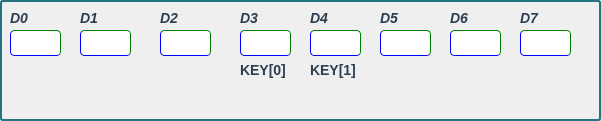
    <widget class="QGroupBox" name="groupBox_19">
     <property name="geometry">
      <rect>
       <x>220</x>
       <y>480</y>
       <width>601</width>
       <height>121</height>
      </rect>
     </property>
     <property name="styleSheet">
      <string notr="true">QGroupBox { 
     border: 2px solid #247381; 
     border-radius: 3px; 
 } </string>
     </property>
     <property name="title">
      <string/>
     </property>
     <widget class="QLineEdit" name="SA00">
      <property name="geometry">
       <rect>
        <x>10</x>
        <y>30</y>
        <width>51</width>
        <height>26</height>
       </rect>
      </property>
      <property name="font">
       <font>
        <family>Times New Roman</family>
        <pointsize>14</pointsize>
        <bold>true</bold>
       </font>
      </property>
      <property name="styleSheet">
       <string notr="true"> QLineEdit { 
                         border-radius: 4px; 
                         color:rgb(0, 0, 0); 
                         background-color: rgb(255, 255, 255); 
                          border-color:  green green blue blue;border-top-style:none;
border-width: 1px; border-style: solid;} 

QLineEdit:focus { 
                         border-style:outset; 
                         border-width:4px; 
                         border-radius: 4px;
                         border-color: #25C6B2;
                         color:rgb(0, 0, 0); 
                         background-color: #FFFFFF; } </string>
      </property>
      <property name="alignment">
       <set>Qt::AlignCenter</set>
      </property>
     </widget>
     <widget class="QLineEdit" name="SA01">
      <property name="geometry">
       <rect>
        <x>80</x>
        <y>30</y>
        <width>51</width>
        <height>26</height>
       </rect>
      </property>
      <property name="font">
       <font>
        <family>Times New Roman</family>
        <pointsize>14</pointsize>
        <bold>true</bold>
       </font>
      </property>
      <property name="styleSheet">
       <string notr="true"> QLineEdit { 
                         border-radius: 4px; 
                         color:rgb(0, 0, 0); 
                         background-color: rgb(255, 255, 255); 
                          border-color:  green green blue blue;border-top-style:none;
border-width: 1px; border-style: solid;} 

QLineEdit:focus { 
                         border-style:outset; 
                         border-width:4px; 
                         border-radius: 4px;
                         border-color: #25C6B2;
                         color:rgb(0, 0, 0); 
                         background-color: #FFFFFF; } </string>
      </property>
      <property name="alignment">
       <set>Qt::AlignCenter</set>
      </property>
     </widget>
     <widget class="QLineEdit" name="SA02">
      <property name="geometry">
       <rect>
        <x>160</x>
        <y>30</y>
        <width>51</width>
        <height>26</height>
       </rect>
      </property>
      <property name="font">
       <font>
        <family>Times New Roman</family>
        <pointsize>14</pointsize>
        <bold>true</bold>
       </font>
      </property>
      <property name="styleSheet">
       <string notr="true"> QLineEdit { 
                         border-radius: 4px; 
                         color:rgb(0, 0, 0); 
                         background-color: rgb(255, 255, 255); 
                          border-color:  green green blue blue;border-top-style:none;
border-width: 1px; border-style: solid;} 

QLineEdit:focus { 
                         border-style:outset; 
                         border-width:4px; 
                         border-radius: 4px;
                         border-color: #25C6B2;
                         color:rgb(0, 0, 0); 
                         background-color: #FFFFFF; } </string>
      </property>
      <property name="alignment">
       <set>Qt::AlignCenter</set>
      </property>
     </widget>
     <widget class="QLineEdit" name="SA03_K1">
      <property name="geometry">
       <rect>
        <x>240</x>
        <y>30</y>
        <width>51</width>
        <height>26</height>
       </rect>
      </property>
      <property name="font">
       <font>
        <family>Times New Roman</family>
        <pointsize>14</pointsize>
        <bold>true</bold>
       </font>
      </property>
      <property name="styleSheet">
       <string notr="true"> QLineEdit { 
                         border-radius: 4px; 
                         color:rgb(0, 0, 0); 
                         background-color: rgb(255, 255, 255); 
                          border-color:  green green blue blue;border-top-style:none;
border-width: 1px; border-style: solid;} 

QLineEdit:focus { 
                         border-style:outset; 
                         border-width:4px; 
                         border-radius: 4px;
                         border-color: #25C6B2;
                         color:rgb(0, 0, 0); 
                         background-color: #FFFFFF; } </string>
      </property>
      <property name="alignment">
       <set>Qt::AlignCenter</set>
      </property>
     </widget>
     <widget class="QLineEdit" name="SA04_K2">
      <property name="geometry">
       <rect>
        <x>310</x>
        <y>30</y>
        <width>51</width>
        <height>26</height>
       </rect>
      </property>
      <property name="font">
       <font>
        <family>Times New Roman</family>
        <pointsize>14</pointsize>
        <bold>true</bold>
       </font>
      </property>
      <property name="styleSheet">
       <string notr="true"> QLineEdit { 
                         border-radius: 4px; 
                         color:rgb(0, 0, 0); 
                         background-color: rgb(255, 255, 255); 
                          border-color:  green green blue blue;border-top-style:none;
border-width: 1px; border-style: solid;} 

QLineEdit:focus { 
                         border-style:outset; 
                         border-width:4px; 
                         border-radius: 4px;
                         border-color: #25C6B2;
                         color:rgb(0, 0, 0); 
                         background-color: #FFFFFF; } </string>
      </property>
      <property name="alignment">
       <set>Qt::AlignCenter</set>
      </property>
     </widget>
     <widget class="QLineEdit" name="SA05">
      <property name="geometry">
       <rect>
        <x>380</x>
        <y>30</y>
        <width>51</width>
        <height>26</height>
       </rect>
      </property>
      <property name="font">
       <font>
        <family>Times New Roman</family>
        <pointsize>14</pointsize>
        <bold>true</bold>
       </font>
      </property>
      <property name="styleSheet">
       <string notr="true"> QLineEdit { 
                         border-radius: 4px; 
                         color:rgb(0, 0, 0); 
                         background-color: rgb(255, 255, 255); 
                          border-color:  green green blue blue;border-top-style:none;
border-width: 1px; border-style: solid;} 

QLineEdit:focus { 
                         border-style:outset; 
                         border-width:4px; 
                         border-radius: 4px;
                         border-color: #25C6B2;
                         color:rgb(0, 0, 0); 
                         background-color: #FFFFFF; } </string>
      </property>
      <property name="alignment">
       <set>Qt::AlignCenter</set>
      </property>
     </widget>
     <widget class="QLineEdit" name="SA06">
      <property name="geometry">
       <rect>
        <x>450</x>
        <y>30</y>
        <width>51</width>
        <height>26</height>
       </rect>
      </property>
      <property name="font">
       <font>
        <family>Times New Roman</family>
        <pointsize>14</pointsize>
        <bold>true</bold>
       </font>
      </property>
      <property name="styleSheet">
       <string notr="true"> QLineEdit { 
                         border-radius: 4px; 
                         color:rgb(0, 0, 0); 
                         background-color: rgb(255, 255, 255); 
                          border-color:  green green blue blue;border-top-style:none;
border-width: 1px; border-style: solid;} 

QLineEdit:focus { 
                         border-style:outset; 
                         border-width:4px; 
                         border-radius: 4px;
                         border-color: #25C6B2;
                         color:rgb(0, 0, 0); 
                         background-color: #FFFFFF; } </string>
      </property>
      <property name="alignment">
       <set>Qt::AlignCenter</set>
      </property>
     </widget>
     <widget class="QLineEdit" name="SA07">
      <property name="geometry">
       <rect>
        <x>520</x>
        <y>30</y>
        <width>51</width>
        <height>26</height>
       </rect>
      </property>
      <property name="font">
       <font>
        <family>Times New Roman</family>
        <pointsize>14</pointsize>
        <bold>true</bold>
       </font>
      </property>
      <property name="styleSheet">
       <string notr="true"> QLineEdit { 
                         border-radius: 4px; 
                         color:rgb(0, 0, 0); 
                         background-color: rgb(255, 255, 255); 
                          border-color:  green green blue blue;border-top-style:none;
border-width: 1px; border-style: solid;} 

QLineEdit:focus { 
                         border-style:outset; 
                         border-width:4px; 
                         border-radius: 4px;
                         border-color: #25C6B2;
                         color:rgb(0, 0, 0); 
                         background-color: #FFFFFF; } </string>
      </property>
      <property name="alignment">
       <set>Qt::AlignCenter</set>
      </property>
     </widget>
     <widget class="QLabel" name="label_46">
      <property name="geometry">
       <rect>
        <x>10</x>
        <y>10</y>
        <width>51</width>
        <height>16</height>
       </rect>
      </property>
      <property name="styleSheet">
       <string notr="true"> QLabel {
      color: #2c3e50;
      font-size: 14px;
      font-weight: bold;
    }
</string>
      </property>
      <property name="text">
       <string>&lt;html&gt;&lt;head/&gt;&lt;body&gt;&lt;p&gt;&lt;span style=&quot; font-weight:700; font-style:italic;&quot;&gt;D0&lt;/span&gt;&lt;/p&gt;&lt;/body&gt;&lt;/html&gt;</string>
      </property>
     </widget>
     <widget class="QLabel" name="label_47">
      <property name="geometry">
       <rect>
        <x>80</x>
        <y>10</y>
        <width>51</width>
        <height>16</height>
       </rect>
      </property>
      <property name="styleSheet">
       <string notr="true"> QLabel {
      color: #2c3e50;
      font-size: 14px;
      font-weight: bold;
    }
</string>
      </property>
      <property name="text">
       <string>&lt;html&gt;&lt;head/&gt;&lt;body&gt;&lt;p&gt;&lt;span style=&quot; font-weight:700; font-style:italic;&quot;&gt;D1&lt;/span&gt;&lt;/p&gt;&lt;/body&gt;&lt;/html&gt;</string>
      </property>
     </widget>
     <widget class="QLabel" name="label_48">
      <property name="geometry">
       <rect>
        <x>160</x>
        <y>10</y>
        <width>41</width>
        <height>16</height>
       </rect>
      </property>
      <property name="styleSheet">
       <string notr="true"> QLabel {
      color: #2c3e50;
      font-size: 14px;
      font-weight: bold;
    }
</string>
      </property>
      <property name="text">
       <string>&lt;html&gt;&lt;head/&gt;&lt;body&gt;&lt;p&gt;&lt;span style=&quot; font-weight:700; font-style:italic;&quot;&gt;D2&lt;/span&gt;&lt;/p&gt;&lt;/body&gt;&lt;/html&gt;</string>
      </property>
     </widget>
     <widget class="QLabel" name="label_49">
      <property name="geometry">
       <rect>
        <x>240</x>
        <y>10</y>
        <width>41</width>
        <height>16</height>
       </rect>
      </property>
      <property name="styleSheet">
       <string notr="true"> QLabel {
      color: #2c3e50;
      font-size: 14px;
      font-weight: bold;
    }
</string>
      </property>
      <property name="text">
       <string>&lt;html&gt;&lt;head/&gt;&lt;body&gt;&lt;p&gt;&lt;span style=&quot; font-weight:700; font-style:italic;&quot;&gt;D3&lt;/span&gt;&lt;/p&gt;&lt;/body&gt;&lt;/html&gt;</string>
      </property>
     </widget>
     <widget class="QLabel" name="label_50">
      <property name="geometry">
       <rect>
        <x>310</x>
        <y>10</y>
        <width>41</width>
        <height>16</height>
       </rect>
      </property>
      <property name="styleSheet">
       <string notr="true"> QLabel {
      color: #2c3e50;
      font-size: 14px;
      font-weight: bold;
    }
</string>
      </property>
      <property name="text">
       <string>&lt;html&gt;&lt;head/&gt;&lt;body&gt;&lt;p&gt;&lt;span style=&quot; font-weight:700; font-style:italic;&quot;&gt;D4&lt;/span&gt;&lt;/p&gt;&lt;/body&gt;&lt;/html&gt;</string>
      </property>
     </widget>
     <widget class="QLabel" name="label_51">
      <property name="geometry">
       <rect>
        <x>380</x>
        <y>10</y>
        <width>41</width>
        <height>16</height>
       </rect>
      </property>
      <property name="styleSheet">
       <string notr="true"> QLabel {
      color: #2c3e50;
      font-size: 14px;
      font-weight: bold;
    }
</string>
      </property>
      <property name="text">
       <string>&lt;html&gt;&lt;head/&gt;&lt;body&gt;&lt;p&gt;&lt;span style=&quot; font-weight:700; font-style:italic;&quot;&gt;D5&lt;/span&gt;&lt;/p&gt;&lt;/body&gt;&lt;/html&gt;</string>
      </property>
     </widget>
     <widget class="QLabel" name="label_52">
      <property name="geometry">
       <rect>
        <x>450</x>
        <y>10</y>
        <width>41</width>
        <height>16</height>
       </rect>
      </property>
      <property name="styleSheet">
       <string notr="true"> QLabel {
      color: #2c3e50;
      font-size: 14px;
      font-weight: bold;
    }
</string>
      </property>
      <property name="text">
       <string>&lt;html&gt;&lt;head/&gt;&lt;body&gt;&lt;p&gt;&lt;span style=&quot; font-weight:700; font-style:italic;&quot;&gt;D6&lt;/span&gt;&lt;/p&gt;&lt;/body&gt;&lt;/html&gt;</string>
      </property>
     </widget>
     <widget class="QLabel" name="label_53">
      <property name="geometry">
       <rect>
        <x>520</x>
        <y>10</y>
        <width>41</width>
        <height>16</height>
       </rect>
      </property>
      <property name="styleSheet">
       <string notr="true"> QLabel {
      color: #2c3e50;
      font-size: 14px;
      font-weight: bold;
    }
</string>
      </property>
      <property name="text">
       <string>&lt;html&gt;&lt;head/&gt;&lt;body&gt;&lt;p&gt;&lt;span style=&quot; font-weight:700; font-style:italic;&quot;&gt;D7&lt;/span&gt;&lt;/p&gt;&lt;/body&gt;&lt;/html&gt;</string>
      </property>
     </widget>
     <widget class="QLabel" name="label_64">
      <property name="geometry">
       <rect>
        <x>240</x>
        <y>60</y>
        <width>51</width>
        <height>20</height>
       </rect>
      </property>
      <property name="styleSheet">
       <string notr="true">  QLabel {
      color: #2c3e50;
      font-size: 14px;
      font-weight: bold;
    }
</string>
      </property>
      <property name="text">
       <string>KEY[0]</string>
      </property>
     </widget>
     <widget class="QLabel" name="label_65">
      <property name="geometry">
       <rect>
        <x>310</x>
        <y>60</y>
        <width>51</width>
        <height>20</height>
       </rect>
      </property>
      <property name="styleSheet">
       <string notr="true">  QLabel {
      color: #2c3e50;
      font-size: 14px;
      font-weight: bold;
    }
</string>
      </property>
      <property name="text">
       <string>KEY[1]</string>
      </property>
     </widget>
    </widget>
